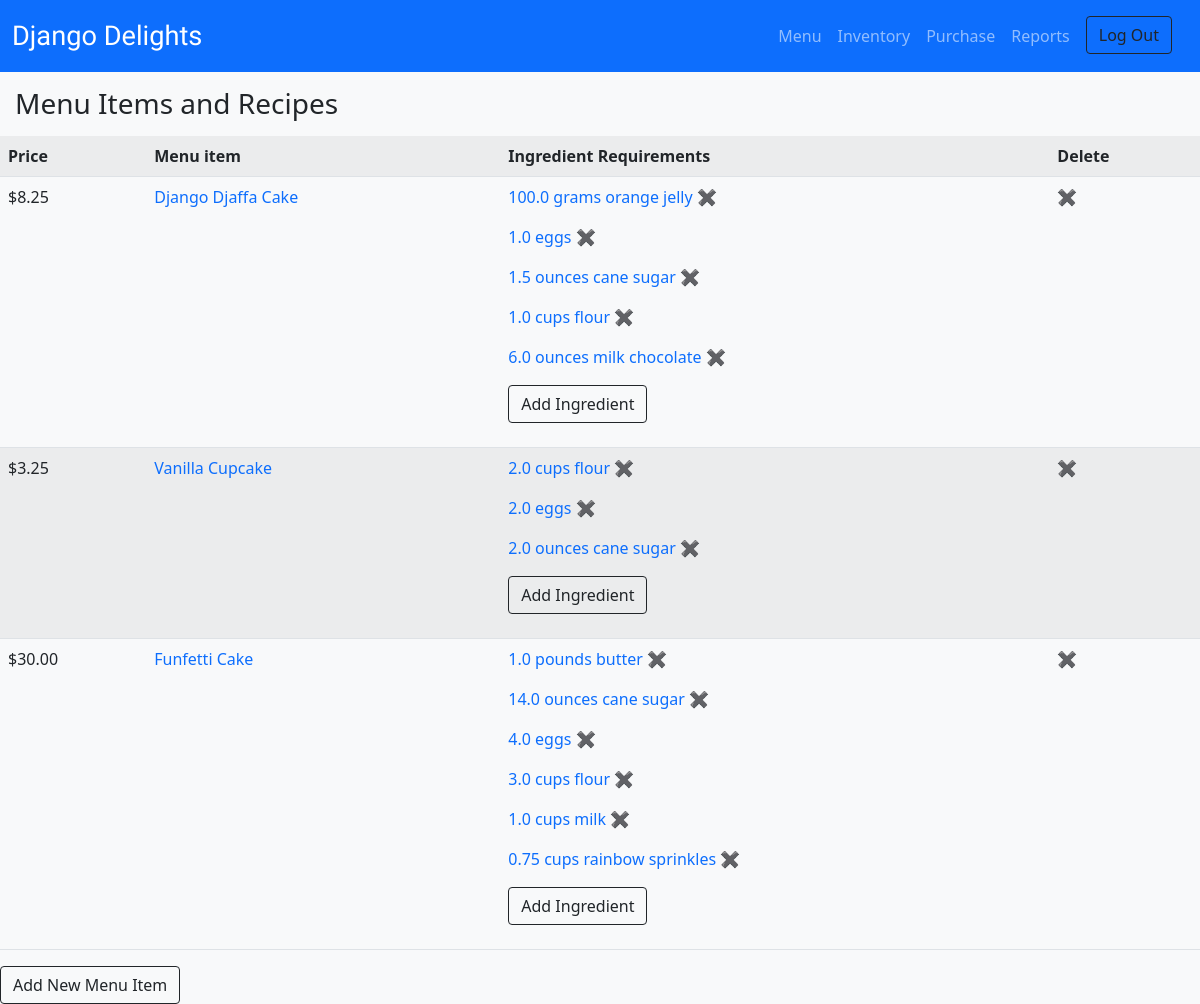
The page /menu/ (signed in) on the database its author committed.
### djangodelights/models.py (models this page shows, shortened)
class MenuItem(models.Model):
    title = models.CharField(max_length=100)
    price = models.FloatField()

class RecipeRequirement(models.Model):
    menu_item = models.ForeignKey(MenuItem, on_delete=models.CASCADE)
    ingredient = models.ForeignKey(Ingredient, on_delete=models.CASCADE)
    quantity = models.FloatField()

class Ingredient(models.Model):
    name = models.CharField(max_length=100)
    quantity = models.FloatField()
    unit = models.CharField(max_length=100)
    unit_price = models.FloatField()

### djangodelights/views.py (the view)
# urls.py: path("menu/", views.MenuListView.as_view(), name="menu_list"),
class MenuListView(LoginRequiredMixin, ListView):
    model = MenuItem
    template_name = "djangodelights/menu_list.html"
    def get_context_data(self):
        context = super().get_context_data()
        context["menuitems"] = MenuItem.objects.all()
        context["reqs"] = RecipeRequirement.objects.all()
        return context

### djangodelights/templates/djangodelights/menu_list.html
{% extends 'base.html'%}
{% load static %}
{% block content %}
<h3>Menu Items and Recipes</h3>
<table class="table table-striped">
  <tr>
    <th>Price</th>
    <th>Menu item</th>
    <th>Ingredient Requirements</th>
    <th>Delete</th>
  </tr>
  {% for item in menuitems %}
  <tr>
    <td>${{item.price|floatformat:2}}</td>
    <td><a href="{% url 'menu_update' item.id %}">{{item.title}}</a></td>
    <td>{% for req in reqs %}
          {% if req.menu_item.title == item.title %}
            {% if req.ingredient.unit|lower == req.ingredient.name %}
              <p><a href="{% url 'recipe_update' req.id %}">{{req.quantity}} {{req.ingredient.name}}</a><a href="{% url 'recipe_delete' req.id %}"> ✖️</a></p>
            {% else %}
              <p><a href="{% url 'recipe_update' req.id %}">{{req.quantity}} {{req.ingredient.unit|lower}} {{req.ingredient.name}}</a><a href="{% url 'recipe_delete' req.id %}"> ✖️</a></p>
            {% endif %}
          {% endif %}
        {% endfor %}
        <p><a class="btn btn-outline-dark" href="{% url 'recipe_create' %}">Add Ingredient</a></p>
    </td>
    <td><a href="{% url 'menu_delete' item.id %}">✖️</a></td>
  </tr>
  {% endfor %}
</table>
<a class="btn btn-outline-dark" href="{% url 'menu_create' %}">Add New Menu Item<a>
{% endblock %}

### djangodelights/templates/base.html (shortened to what this page needs)
{% load static %}
<!DOCTYPE html>
<html lang="en">
    <head>
        <link href="https://cdn.jsdelivr.net/npm/bootstrap@5.1.3/dist/css/bootstrap.min.css" rel="stylesheet">
        <link href="{% static 'djangodelights/styles.css' %}" rel="stylesheet">
    </head>
    <body class="main bg-light">
      <nav class="navbar navbar-dark bg-primary">
        <div class="container-fluid">
          <a class="navbar-brand" href="{% url 'index' %}">Django Delights</a>
          <div class="navbar">
            <ul class="navbar-nav">
              {% if user.is_authenticated %}
              <li class="nav-item"><a class="nav-link" href="{% url 'menu_list' %}">Menu</a></li>
              <li class="nav-item"><a class="nav-link" href="{% url 'ingredient_list' %}">Inventory</a></li>
              <li class="nav-item"><a class="nav-link" href="{% url 'purchase_list' %}">Purchase</a></li>
              <li class="nav-item"><a class="nav-link" href="{% url 'report' %}">Reports</a></li>
              <li> <a class="btn btn-outline-dark" href="{% url 'logout' %}">Log Out</a></li>
              {% else %}
              <li class="nav-item"><a class="nav-link" href="{% url 'signup' %}">Sign Up</a></li>
              {% endif %}
            </ul>
          </div>
        </div>
      </nav>
        {% block content %}
        {% endblock %}
    </body>
</html>

### djangodelights/static/djangodelights/styles.css (style rules this page uses)
html { font-family: "IBM Plex Sans", sans-serif; }
a { text-decoration: none; }
.navbar-brand { font-family: Lobster, cursive; font-size: 1.7rem; }
.navbar-nav { flex-direction: row; }
.navbar-nav li { padding-right: 1rem; }
h3 { margin: 15px; }

### rows shown on the page
MenuItem: price "8.25", title "Django Djaffa Cake"
RecipeRequirement: quantity "100.0", ingredient.unit "grams", ingredient.name "orange jelly"
RecipeRequirement: quantity "1.0", ingredient.name "eggs"
RecipeRequirement: quantity "1.5", ingredient.unit "ounces", ingredient.name "cane sugar"
RecipeRequirement: quantity "1.0", ingredient.unit "cups", ingredient.name "flour"
RecipeRequirement: quantity "6.0", ingredient.unit "ounces", ingredient.name "milk chocolate"
MenuItem: price "3.25", title "Vanilla Cupcake"
RecipeRequirement: quantity "2.0", ingredient.unit "cups", ingredient.name "flour"
RecipeRequirement: quantity "2.0", ingredient.name "eggs"
RecipeRequirement: quantity "2.0", ingredient.unit "ounces", ingredient.name "cane sugar"
MenuItem: price "30.00", title "Funfetti Cake"
RecipeRequirement: quantity "1.0", ingredient.unit "pounds", ingredient.name "butter"
RecipeRequirement: quantity "14.0", ingredient.unit "ounces", ingredient.name "cane sugar"
RecipeRequirement: quantity "4.0", ingredient.name "eggs"
RecipeRequirement: quantity "3.0", ingredient.unit "cups", ingredient.name "flour"
RecipeRequirement: quantity "1.0", ingredient.unit "cups", ingredient.name "milk"
RecipeRequirement: quantity "0.75", ingredient.unit "cups", ingredient.name "rainbow sprinkles"
